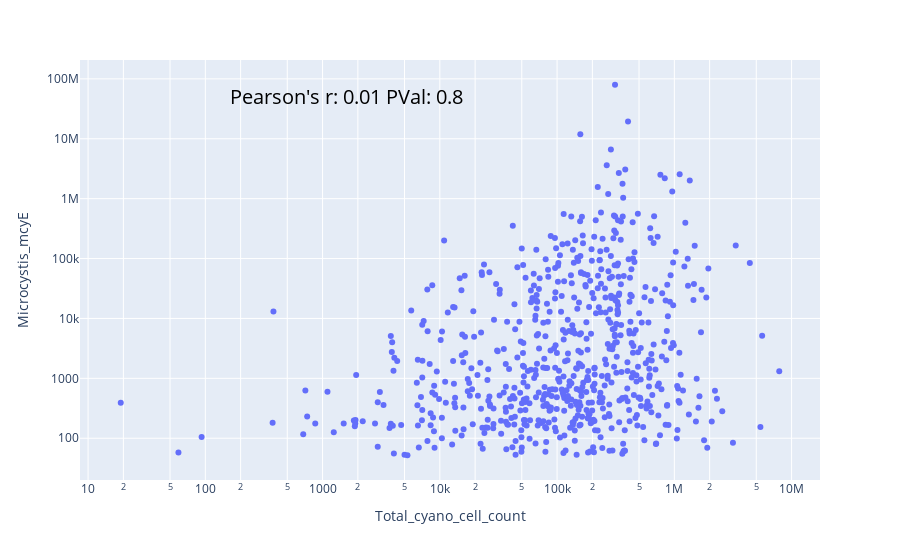

Notebook cell for this chart:
### Code cell
# Plot 2- Cell Count vs Microcystis_mcyE
corr = stats.pearsonr(CellCountVsM_mcyE['Microcystis_mcyE'], CellCountVsM_mcyE['Total_cyano_cell_count'])
fig = px.scatter(CellCountVsM_mcyE, x = 'Total_cyano_cell_count', y = 'Microcystis_mcyE', log_x=True,log_y=True)
fig.add_annotation(dict(font=dict(color='black',size=20),
                                        x=0.2,
                                        y=0.95,
                                        showarrow=False,
                                        text= "Pearson's r: " + str(round(corr[0], 2)) +"\nPVal: " + str(round(corr[1], 2)),
                                        textangle=0,
                                        xanchor='left',
                                        xref="paper",
                                        yref="paper"))
fig.show()

### Figure 1 — Plotly figure (JSON) as saved in the notebook; plotly's stock layout.template omitted (floating-point values rounded to 4 significant figures; data arrays with more than 128 entries replaced by an {"elided": "..."} marker saying what was removed)
{"data": [{"hovertemplate": "Total_cyano_cell_count=%{x}<br>Microcystis_mcyE=%{y}<extra></extra>", "legendgroup": "", "marker": {"color": "#636efa", "symbol": "circle"}, "mode": "markers", "name": "", "orientation": "v", "showlegend": false, "type": "scatter", "x": {"elided": "725 int values"}, "xaxis": "x", "y": {"elided": "725 float values"}, "yaxis": "y"}], "layout": {"annotations": [{"font": {"color": "black", "size": 20}, "showarrow": false, "text": "Pearson's r: 0.01\nPVal: 0.8", "textangle": 0, "x": 0.2, "xanchor": "left", "xref": "paper", "y": 0.95, "yref": "paper"}], "legend": {"tracegroupgap": 0}, "margin": {"t": 60}, "xaxis": {"anchor": "y", "domain": [0, 1], "title": {"text": "Total_cyano_cell_count"}, "type": "log"}, "yaxis": {"anchor": "x", "domain": [0, 1], "title": {"text": "Microcystis_mcyE"}, "type": "log"}}}
